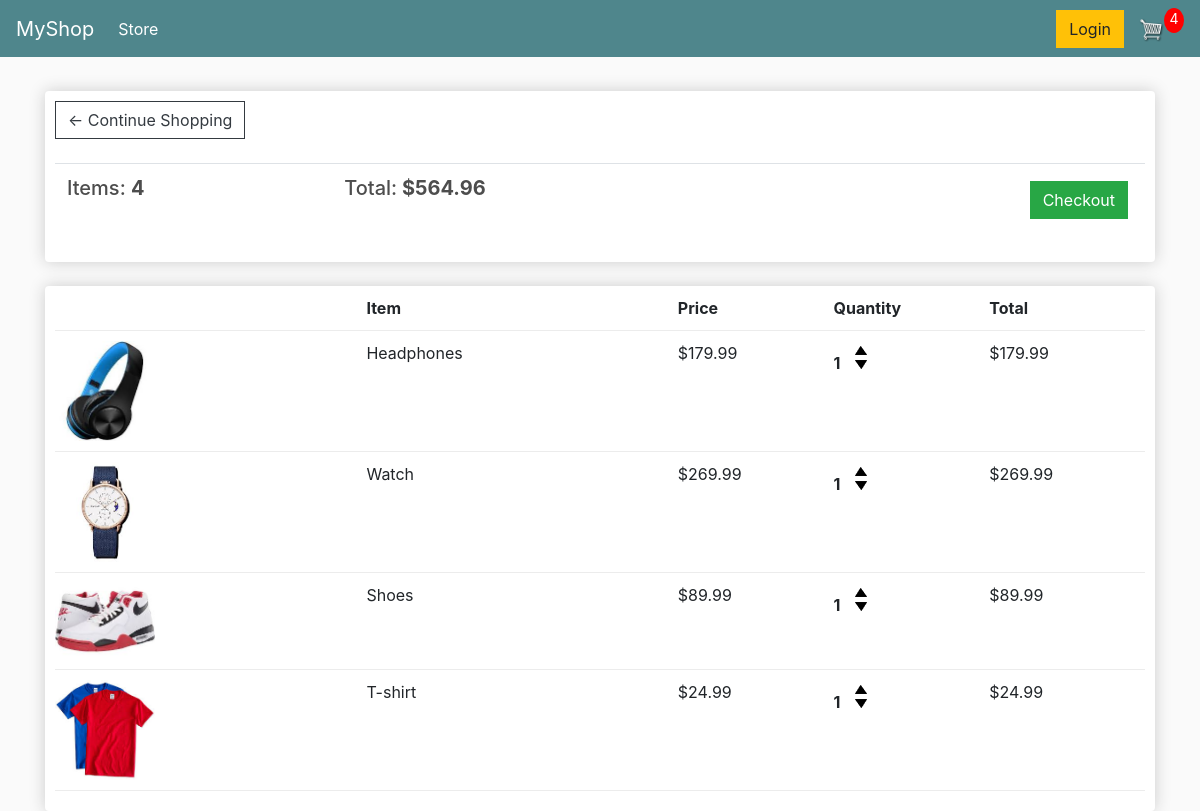
/cart/ (signed in), run on an earlier commit of the app's database.
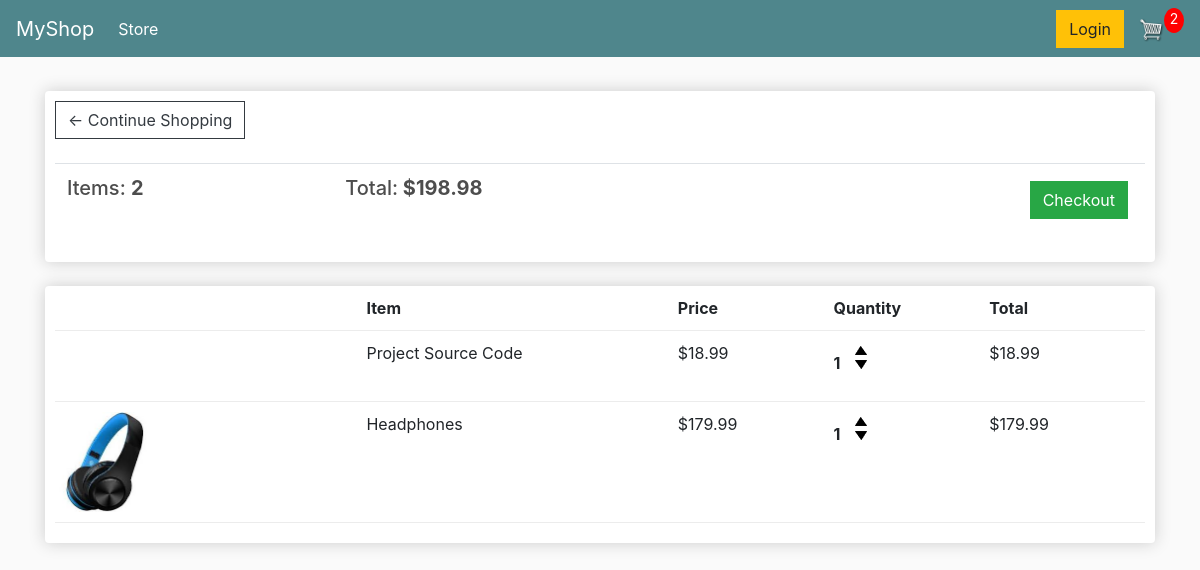
And on a later commit of the database.
### store/models.py (models this page shows, shortened)
class Order(models.Model):
    customer = models.ForeignKey(Customer, on_delete=models.SET_NULL, null=True, blank=True)
    date_ordered = models.DateTimeField(auto_now_add=True)
    complete = models.BooleanField(default=False)
    transaction_id = models.CharField(max_length=200, null=True)
    @property
    def get_cart_total(self):
        items = self.orderitem_set.all()
        total = sum([item.get_total for item in items])
        return total
    @property
    def get_cart_items(self):
        items = self.orderitem_set.all()
        total = sum([item.quantity for item in items])
        return total

class OrderItem(models.Model):
    product = models.ForeignKey(Product, on_delete=models.SET_NULL, null=True)
    order = models.ForeignKey(Order, on_delete=models.SET_NULL, null=True)
    quantity = models.IntegerField(default=0, null=True, blank=True)
    date_added = models.DateTimeField(auto_now_add=True)
    @property
    def get_total(self):
        return self.product.price * self.quantity

class Product(models.Model):
    name = models.CharField(max_length=200)
    price = models.FloatField()
    digital = models.BooleanField(default=False, null=True, blank=True)
    image = models.ImageField(null=True, blank=True)
    @property
    def imageURL(self):
        try:
            url = self.image.url
        except:
            url = ''
        return url

### store/views.py (the view)
# urls.py: path('cart/', views.cart, name='cart'),
def cart(request):
    if request.user.is_authenticated:
        customer = request.user.customer
        order, created = Order.objects.get_or_create(customer=customer, complete=False)
        items = order.orderitem_set.all()
        cartItems = order.get_cart_items
    else:
        items = []
        order = {'get_cart_total': 0, 'get_cart_items': 0, 'shipping':False}
        cartItems = order['get_cart_items']
    context = {'items':items, 'order': order, 'cartItems':cartItems}
    return render(request, 'store/cart.html', context)

### store/templates/store/cart.html (shortened to what this page needs)
{% extends 'store/base.html' %}
{% load static %}
{% block content %}
	<div class="row">
		<div class="col-lg-12">
			<div class="box-element">
				<a  class="btn btn-outline-dark" href="{% url 'index' %}">&#x2190; Continue Shopping</a>
				<br>
				<br>
				<table class="table">
					<tr>
						<th><h5>Items: <strong>{{order.get_cart_items}}</strong></h5></th>
						<th><h5>Total:<strong> ${{order.get_cart_total|floatformat:2}}</strong></h5></th>
						<th>
							<a  style="float:right; margin:5px;" class="btn btn-success" href="{% url 'checkout' %}">Checkout</a>
						</th>
					</tr>
				</table>
			</div>
			<br>
			<div class="box-element">
				<div class="cart-row">
					<div style="flex:2"></div>
					<div style="flex:2"><strong>Item</strong></div>
					<div style="flex:1"><strong>Price</strong></div>
					<div style="flex:1"><strong>Quantity</strong></div>
					<div style="flex:1"><strong>Total</strong></div>
				</div>
				{% for item in items %}
				<div class="cart-row">
					<div style="flex:2"><img class="row-image" src="{{item.product.imageURL}}"></div>
					<div style="flex:2"><p>{{item.product.name}}</p></div>
					<div style="flex:1"><p>${{item.product.price|floatformat:2}}</p></div>
					<div style="flex:1">
						<p class="quantity">{{item.quantity}}</p>
						<div class="quantity">
							<img data-product="{{item.product.id}}" data-action="add" class="chg-quantity update-cart" src="{% static 'images/arrow-up.png' %}">
							<img data-product="{{item.product.id}}" data-action="remove" class="chg-quantity update-cart" src="{% static 'images/arrow-down.png' %}">
						</div>
					</div>
					<div style="flex:1"><p>${{item.get_total}}</p></div>
				</div>
				{% endfor %}
			</div>
		</div>
	</div>
{% endblock content %}

What changed in the data, as far as the page shows it:
removed OrderItem: product.imageURL (picture), product.name "Watch", product.price "269.99", quantity "1", get_total "269.99"
removed OrderItem: product.imageURL (picture), product.name "Shoes", product.price "89.99", quantity "1", get_total "89.99"
removed OrderItem: product.imageURL (picture), product.name "T-shirt", product.price "24.99", quantity "1", get_total "24.99"
computed for Order: get_cart_items "4" → "2"; get_cart_total "564.96" → "198.98"
added OrderItem: product.name "Project Source Code", product.price "18.99", quantity "1", get_total "18.99"
Also different on the page:
{{ cartItems }}: "4" → "2"
